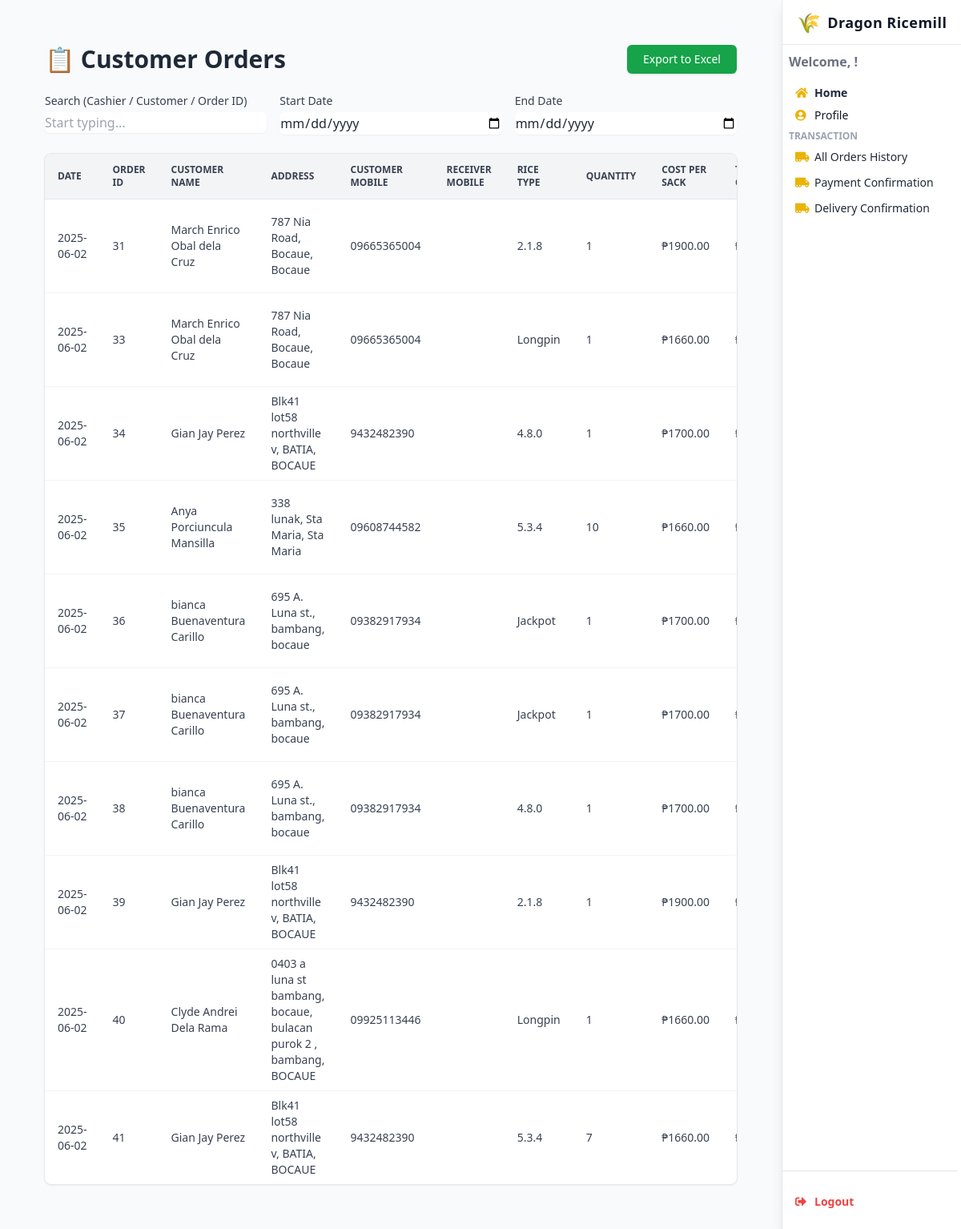
Page /sales-history/ on the committed database.
### webapp/models.py (models this page shows, shortened)
class CustomerOrder(models.Model):
    STATUS_CHOICES = [
        ('pending', 'Pending'),
        ('approved', 'Approved'),
        ('rejected', 'Rejected'),
        ('cancelled', 'Cancelled')
    ]
    DELIVERY_CHOICES = [
        ('delivery', 'Delivery'),
        ('pickup', 'Pickup')
    ]
    PAYMENT_CHOICES = [
        ('cash', 'Cash'),
        ('gcash', 'GCash'),
        ('credit_card', 'Credit Card')
    ]
    order_id = models.AutoField(primary_key=True)
    customer = models.ForeignKey('Users', on_delete=models.PROTECT)
    rice_type = models.ForeignKey('Rice', on_delete=models.PROTECT)
    quantity = models.PositiveIntegerField()
    cost_per_sack = models.DecimalField(max_digits=10, decimal_places=2, default=Decimal('0.00'))
    discount = models.DecimalField(max_digits=5, decimal_places=2, default=Decimal('0.00'))  # e.g., 10.00 = 10%
    total_cost = models.DecimalField(max_digits=10, decimal_places=2, default=Decimal('0.00'))
    payment_method = models.CharField(max_length=20, choices=PAYMENT_CHOICES)
    amount_paid = models.DecimalField(max_digits=10, decimal_places=2, default=Decimal('0.00'))
    amount_change = models.DecimalField(max_digits=10, decimal_places=2, default=Decimal('0.00'))
    approval_status = models.CharField(max_length=20, choices=STATUS_CHOICES, default='Approved')
    delivery_type = models.CharField(max_length=20, choices=DELIVERY_CHOICES)
    delivery_status = models.CharField(max_length=20, default='pending')
    receiver_name = models.CharField(max_length=100, blank=True, null=True)
    receiver_mobile_number = models.CharField(max_length=15, blank=True, null=True)
    delivery_address = models.TextField()
    reference_code = models.CharField(max_length=100, unique=True, blank=True, null=True)
    created_at = models.DateTimeField(auto_now_add=True)
    updated_at = models.DateTimeField(auto_now=True)
    handled_by = models.ForeignKey(
        'Employee',
        null=True,
        on_delete=models.SET_NULL,
        related_name='orders_handled'
    )
    employee = models.ForeignKey(
        'Employee',
        on_delete=models.SET_NULL,
        null=True,
        blank=True,
        related_name='assigned_orders'
    )
    order_notes = models.TextField(blank=True, null=True)
    is_active = models.BooleanField(default=True)
    is_archived = models.BooleanField(default=False)
    class Meta:
        db_table = 'webapp_customerorder'
        indexes = [
            models.Index(fields=['customer', 'created_at']),
        ]

class Users(models.Model):
    UserID = models.AutoField(primary_key=True)
    name = models.OneToOneField(UserName, on_delete=models.CASCADE, related_name='user', null=True, blank=True)
    address = models.OneToOneField(UserAddress, on_delete=models.CASCADE, related_name='user', null=True, blank=True)
    Customer_Mobile_Number = models.CharField(max_length=20, blank=True, null=True)
    email = models.EmailField(max_length=254, blank=True, null=True)  # <-- Added field
    created_at = models.DateTimeField(auto_now_add=True)
    updated_at = models.DateTimeField(auto_now=True)
    class Meta:
        db_table = 'webapp_users'
        managed = True

class UserName(models.Model):
    first_name = models.CharField(max_length=50)
    middle_name = models.CharField(max_length=50, blank=True, null=True)
    suffix = models.CharField(max_length=20, blank=True, null=True)
    last_name = models.CharField(max_length=50)
    class Meta:
        db_table = 'user_name'

class UserAddress(models.Model):
    house_unit_number = models.CharField(max_length=50, blank=True, null=True)
    building_name = models.CharField(max_length=100, blank=True, null=True)
    street_name = models.CharField(max_length=100, blank=True, null=True)
    barangay = models.CharField(max_length=100, blank=True, null=True)
    city_municipality = models.CharField(max_length=100, blank=True, null=True)
    province = models.CharField(max_length=100, blank=True, null=True)
    zip_code = models.CharField(max_length=10, blank=True, null=True)
    class Meta:
        db_table = 'user_address'

class Rice(models.Model):
    riceID = models.AutoField(primary_key=True)
    rice_type = models.CharField(max_length=100, unique=True)
    description = models.TextField(blank=True, null=True)
    is_active = models.BooleanField(default=True)
    class Meta:
        db_table = 'Rice'

### webapp/views.py (the view)
# urls.py: path('sales-history/', views.view_sales_his, name='view_sales_history'),
def view_sales_his(request):
    search = request.GET.get('search', '').strip()
    cashier_id = request.GET.get('cashier', '').strip()
    start_date = request.GET.get('start_date', '').strip()
    end_date = request.GET.get('end_date', '').strip()
    page = request.GET.get('page', 1)
    orders = CustomerOrder.objects.select_related('employee', 'rice_type', 'customer').all()
    if cashier_id:
        orders = orders.filter(employee_id=cashier_id)
    if start_date:
        orders = orders.filter(created_at__date__gte=start_date)
    if end_date:
        orders = orders.filter(created_at__date__lte=end_date)
    if search:
        orders = orders.filter(
            Q(customer_name__icontains=search) |
            Q(order_id__icontains=search)
        )
    paginator = Paginator(orders, 10)
    try:
        paginated_orders = paginator.page(page)
    except (PageNotAnInteger, EmptyPage):
        paginated_orders = paginator.page(1)
    if request.headers.get('x-requested-with') == 'XMLHttpRequest':
        html = render_to_string('partials/orders_table.html', {
            'customer_orders': paginated_orders
        }, request=request)
        return JsonResponse({'html': html})
    cashiers = Users.objects.all()
    return render(request, 'view_sales_history.html', {
        'customer_orders': paginated_orders,
        'cashiers': cashiers
    })

### webapp/templatetags/safedecimal.py (called while the page is built)
@register.filter
def safedecimal(value):
    try:
        return "{:.2f}".format(float(value))
    except Exception:
        return "0.00"

### webapp/templates/view_sales_history.html (shortened to what this page needs)
{% load safedecimal %}
{% load humanize %}
<!DOCTYPE html>
<html lang="en">
<head>
  <script src="https://cdn.tailwindcss.com"></script>
  <link href="https://cdnjs.cloudflare.com/ajax/libs/font-awesome/5.15.3/css/all.min.css" rel="stylesheet" />
</head>
<body class="bg-gray-100 text-gray-800 min-h-screen font-sans leading-relaxed overflow-x-hidden">
<header class="fixed top-0 right-0 h-screen w-56 bg-white shadow-lg flex flex-col z-50 border-l border-gray-200">
  <div class="h-14 flex items-center justify-center border-b border-gray-200">
    <a href="#" class="flex items-center space-x-2 select-none text-gray-900 font-bold text-lg tracking-wide">
      <span class="text-yellow-500 text-2xl">🌾</span>
      <span>Dragon Ricemill</span>
    </a>
  </div>
  <nav class="flex-1 flex flex-col py-1 pr-1 overflow-y-auto scrollbar-hide">
    <div class="px-2 py-1">
      <span class="block text-1 text-gray-500 font-semibold mb-3">Welcome, {{ request.session.user_name }}!</span>
      <a href="{% url 'dashboard' %}" class="flex items-center space-x-2 px-2 py-1 rounded text-sm hover:bg-yellow-50 font-semibold hover:text-yellow-600 transition">
        <i class="fas fa-home w-4 text-yellow-500"></i><span>Home</span>
      </a>
      <a href="{% url 'profile' %}" class="flex items-center space-x-2 px-2 py-1 rounded text-sm hover:bg-yellow-50 hover:text-yellow-600 transition text-gray-900">
        <i class="fas fa-user-circle w-4 text-yellow-500"></i><span>Profile</span>
      </a>
    </div>
    <div class="mb-2 px-2">
      <p class="uppercase text-xs font-semibold text-gray-400 mb-1">Transaction</p>
      <a href="{% url 'allorder_history' %}" class="flex items-center space-x-2 px-2 py-1 rounded text-sm hover:bg-yellow-50 hover:text-yellow-600 transition mt-1">
        <i class="fas fa-truck-moving w-4 text-yellow-500"></i><span>All Orders History</span>
      </a>
      <a href="{% url 'payment_confirmation' 0 %}" class="flex items-center space-x-2 px-2 py-1 rounded text-sm hover:bg-yellow-50 hover:text-yellow-600 transition mt-1">
        <i class="fas fa-truck-moving w-4 text-yellow-500"></i><span>Payment Confirmation</span>
      </a>
      <a href="{% url 'delivery_confirmation' 0 %}" class="flex items-center space-x-2 px-2 py-1 rounded text-sm hover:bg-yellow-50 hover:text-yellow-600 transition mt-1">
        <i class="fas fa-truck-moving w-4 text-yellow-500"></i><span>Delivery Confirmation</span>
      </a>
    </div>
    <div class="border-t border-gray-200 mt-auto px-2 py-4">
      <a href="{% url 'logout' %}" onclick="return confirm('Logout?');" class="flex items-center space-x-2 px-2 py-1 rounded text-sm hover:bg-red-100 hover:text-red-600 transition font-semibold text-red-500 mt-2">
        <i class="fas fa-sign-out-alt w-4"></i><span>Logout</span>
      </a>
    </div>
  </nav>
</header>
<div class="mr-56 min-h-screen bg-gray-50">
  <main class="max-w-screen-xl mx-auto px-4 py-6 sm:px-6 lg:px-8">
<main class="max-w-7xl mx-auto px-6 py-8">
  <div class="flex flex-col sm:flex-row sm:justify-between sm:items-center gap-4 mb-6">
    <h2 class="text-3xl font-semibold text-gray-800 flex items-center gap-2">📋 Customer Orders</h2>
    <button onclick="exportOrderDetailsToExcel('orders-table')"
            class="bg-green-600 text-white px-5 py-2 rounded-md shadow hover:bg-green-700 text-sm font-medium transition">
      Export to Excel
    </button>
  </div>
  <form id="filters-form" method="get" class="mb-6 grid grid-cols-1 md:grid-cols-3 gap-4">
    <div>
      <label for="search" class="block text-sm font-medium text-gray-700 mb-1">Search (Cashier / Customer / Order ID)</label>
      <input type="text" name="search" id="search"
             class="w-full rounded-md border-gray-300 shadow-sm focus:ring-yellow-500 focus:border-yellow-500"
             placeholder="Start typing..." value="{{ request.GET.search }}">
    </div>
    <div>
      <label for="start_date" class="block text-sm font-medium text-gray-700 mb-1">Start Date</label>
      <input type="date" name="start_date" id="start_date"
             class="w-full rounded-md border-gray-300 shadow-sm focus:ring-yellow-500 focus:border-yellow-500"
             value="{{ request.GET.start_date }}">
    </div>
    <div>
      <label for="end_date" class="block text-sm font-medium text-gray-700 mb-1">End Date</label>
      <input type="date" name="end_date" id="end_date"
             class="w-full rounded-md border-gray-300 shadow-sm focus:ring-yellow-500 focus:border-yellow-500"
             value="{{ request.GET.end_date }}">
    </div>
  </form>
  <div class="overflow-x-auto bg-white shadow ring-1 ring-gray-200 rounded-lg">
    <table id="orders-table" class="min-w-full divide-y divide-gray-300 text-sm text-gray-700">
      <thead class="bg-gray-100 text-xs text-gray-700 uppercase">
        <tr>
          <th class="py-3 px-4 text-left border-b border-gray-200">Date</th>
          <th class="py-3 px-4 text-left border-b border-gray-200">Order ID</th>
          <th class="py-3 px-4 text-left border-b border-gray-200">Customer Name</th>
          <th class="py-3 px-4 text-left border-b border-gray-200">Address</th>
          <th class="py-3 px-4 text-left border-b border-gray-200">Customer Mobile</th>
          <th class="py-3 px-4 text-left border-b border-gray-200">Receiver Mobile</th>
          <th class="py-3 px-4 text-left border-b border-gray-200">Rice Type</th>
          <th class="py-3 px-4 text-left border-b border-gray-200">Quantity</th>
          <th class="py-3 px-4 text-left border-b border-gray-200">Cost Per Sack</th>
          <th class="py-3 px-4 text-left border-b border-gray-200">Total Cost</th>
        </tr>
      </thead>
      <tbody id="orders-tbody" class="bg-white divide-y divide-gray-100">
        {% for order in customer_orders %}
          <tr class="hover:bg-gray-50">
            <td class="py-2 px-4">{{ order.created_at|date:"Y-m-d" }}</td>
            <td class="py-2 px-4">{{ order.order_id }}</td>
            <td class="py-2 px-4">
              {% if order.customer and order.customer.name %}
                {{ order.customer.name.first_name }}{% if order.customer.name.middle_name %} {{ order.customer.name.middle_name }}{% endif %} {{ order.customer.name.last_name }}
              {% else %}N/A{% endif %}
            </td>
            <td class="py-2 px-4">
              {% if order.customer and order.customer.address %}
                {{ order.customer.address.house_unit_number }} {{ order.customer.address.street_name }}, {{ order.customer.address.barangay }}, {{ order.customer.address.city_municipality }}
              {% else %}N/A{% endif %}
            </td>
            <td class="py-2 px-4">{% if order.customer %}{{ order.customer.Customer_Mobile_Number }}{% else %}N/A{% endif %}</td>
            <td class="py-2 px-4">{{ order.receiver_mobile_number }}</td>
            <td class="py-2 px-4">{{ order.rice_type.rice_type }}</td>
            <td class="py-2 px-4">{{ order.quantity }}</td>
            <td class="py-2 px-4">₱{{ order.cost_per_sack|safedecimal }}</td>
            <td class="py-2 px-4">₱{{ order.total_cost|safedecimal }}</td>
          </tr>
        {% empty %}
          <tr><td colspan="15" class="text-center py-6 text-gray-400">No orders found.</td></tr>
        {% endfor %}
      </tbody>
    </table>
  </div>
</body>
</html>

### webapp/templates/view_sales_history.html (style rules this page uses)
html { scroll-behavior: smooth; }
.scrollbar-hide { -ms-overflow-style: none; scrollbar-width: none; }

### rows in the picture
CustomerOrder: created_at "2025-06-02", order_id "31", customer.name.first_name "March Enrico", customer.name.middle_name "Obal", customer.name.last_name "dela Cruz", customer.address.house_unit_number "787", customer.address.street_name "Nia Road", customer.address.barangay "Bocaue", customer.address.city_municipality "Bocaue", customer.Customer_Mobile_Number "09665365004", rice_type.rice_type "2.1.8", quantity "1", cost_per_sack "1900.00"
CustomerOrder: created_at "2025-06-02", order_id "33", customer.name.first_name "March Enrico", customer.name.middle_name "Obal", customer.name.last_name "dela Cruz", customer.address.house_unit_number "787", customer.address.street_name "Nia Road", customer.address.barangay "Bocaue", customer.address.city_municipality "Bocaue", customer.Customer_Mobile_Number "09665365004", rice_type.rice_type "Longpin", quantity "1", cost_per_sack "1660.00"
CustomerOrder: created_at "2025-06-02", order_id "34", customer.name.first_name "Gian", customer.name.middle_name "Jay", customer.name.last_name "Perez", customer.address.house_unit_number "Blk41 lot58", customer.address.street_name "northville v", customer.address.barangay "BATIA", customer.address.city_municipality "BOCAUE", customer.Customer_Mobile_Number "9432482390", rice_type.rice_type "4.8.0", quantity "1", cost_per_sack "1700.00"
CustomerOrder: created_at "2025-06-02", order_id "35", customer.name.first_name "Anya", customer.name.middle_name "Porciuncula", customer.name.last_name "Mansilla", customer.address.house_unit_number "338", customer.address.street_name "lunak", customer.address.barangay "Sta Maria", customer.address.city_municipality "Sta Maria", customer.Customer_Mobile_Number "09608744582", rice_type.rice_type "5.3.4", quantity "10", cost_per_sack "1660.00"
CustomerOrder: created_at "2025-06-02", order_id "36", customer.name.first_name "bianca", customer.name.middle_name "Buenaventura", customer.name.last_name "Carillo", customer.address.house_unit_number "695", customer.address.street_name "A. Luna st.", customer.address.barangay "bambang", customer.address.city_municipality "bocaue", customer.Customer_Mobile_Number "09382917934", rice_type.rice_type "Jackpot", quantity "1", cost_per_sack "1700.00"
CustomerOrder: created_at "2025-06-02", order_id "37", customer.name.first_name "bianca", customer.name.middle_name "Buenaventura", customer.name.last_name "Carillo", customer.address.house_unit_number "695", customer.address.street_name "A. Luna st.", customer.address.barangay "bambang", customer.address.city_municipality "bocaue", customer.Customer_Mobile_Number "09382917934", rice_type.rice_type "Jackpot", quantity "1", cost_per_sack "1700.00"
CustomerOrder: created_at "2025-06-02", order_id "38", customer.name.first_name "bianca", customer.name.middle_name "Buenaventura", customer.name.last_name "Carillo", customer.address.house_unit_number "695", customer.address.street_name "A. Luna st.", customer.address.barangay "bambang", customer.address.city_municipality "bocaue", customer.Customer_Mobile_Number "09382917934", rice_type.rice_type "4.8.0", quantity "1", cost_per_sack "1700.00"
CustomerOrder: created_at "2025-06-02", order_id "39", customer.name.first_name "Gian", customer.name.middle_name "Jay", customer.name.last_name "Perez", customer.address.house_unit_number "Blk41 lot58", customer.address.street_name "northville v", customer.address.barangay "BATIA", customer.address.city_municipality "BOCAUE", customer.Customer_Mobile_Number "9432482390", rice_type.rice_type "2.1.8", quantity "1", cost_per_sack "1900.00"
CustomerOrder: created_at "2025-06-02", order_id "40", customer.name.first_name "Clyde Andrei", customer.name.last_name "Dela Rama", customer.address.house_unit_number "0403 a luna st bambang, bocaue, bulacan", customer.address.street_name "purok 2", customer.address.barangay "bambang", customer.address.city_municipality "BOCAUE", customer.Customer_Mobile_Number "09925113446", rice_type.rice_type "Longpin", quantity "1", cost_per_sack "1660.00"
CustomerOrder: created_at "2025-06-02", order_id "41", customer.name.first_name "Gian", customer.name.middle_name "Jay", customer.name.last_name "Perez", customer.address.house_unit_number "Blk41 lot58", customer.address.street_name "northville v", customer.address.barangay "BATIA", customer.address.city_municipality "BOCAUE", customer.Customer_Mobile_Number "9432482390", rice_type.rice_type "5.3.4", quantity "7", cost_per_sack "1660.00"
